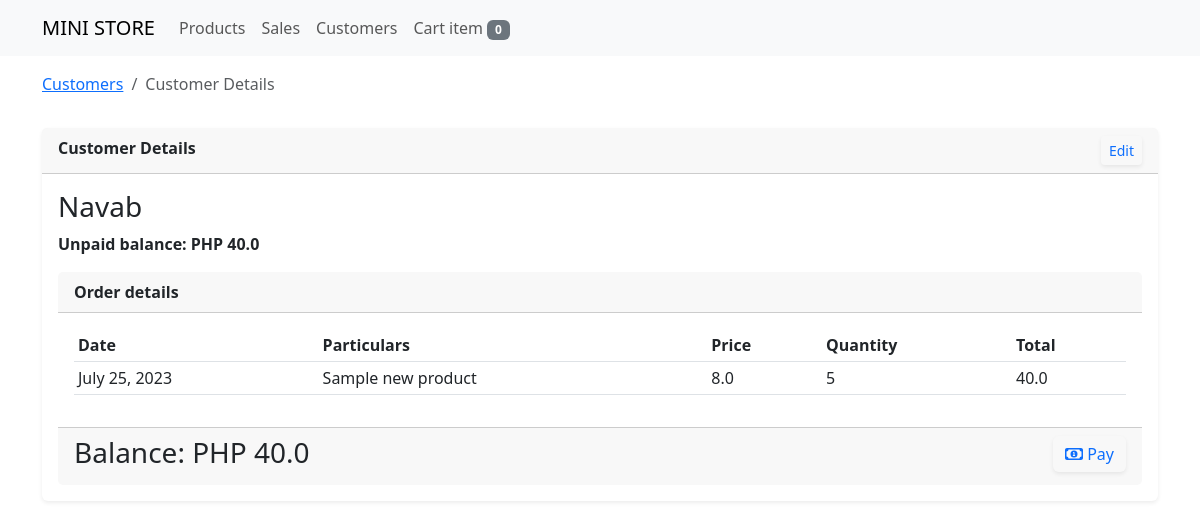
Screenshot of /customers/details/3756CBE65C37 with the database file from the repository.
### store/models.py (models this page shows, shortened)
class Customer(models.Model):
    customer_id = models.CharField(max_length=12, unique=True, blank=True, null=True)
    name = models.CharField(max_length=200, unique=True)
    contact = models.CharField(max_length=20, blank=True, null=True)
    is_active = models.BooleanField(default=True)

class OrderTransaction(models.Model):
    order_id = models.CharField(max_length=12, unique=True)
    customer = models.ForeignKey(Customer, on_delete=models.CASCADE)
    product = models.ForeignKey(Product, on_delete=models.CASCADE)
    price = models.FloatField()
    quantity = models.PositiveIntegerField()
    total_amount = models.FloatField()
    is_paid = models.BooleanField(default=False)
    created = models.DateTimeField(auto_now_add=True)
    @property
    def get_cost(self):
        cost = self.price * self.quantity
        return cost

class TimeStampedModel(models.Model):
    created = models.DateTimeField(auto_now_add=True)
    updated = models.DateTimeField(auto_now=True)
    class Meta:
        ordering = ('-updated','-created')

class Product(TimeStampedModel):
    user = models.ForeignKey(User, on_delete=models.CASCADE)
    bar_code = models.CharField(max_length=20, unique=True)
    name = models.CharField(max_length=200)
    category = models.ForeignKey(Category, on_delete=models.CASCADE, blank=True, null=True)
    cost = models.FloatField()
    price = models.FloatField()
    quantity = models.IntegerField()
    image = models.ImageField(upload_to=image_directory_path, blank=True, null=True)

### store/views/customer_view.py (the view)
# urls.py: path('customers/details/<customer_id>', customer_detail_view, name='customer_details'),
def customer_detail_view(request, customer_id):
    customer = get_object_or_404(Customer, customer_id=customer_id)
    unpaid_orders = OrderTransaction.objects.filter(customer=customer).filter(is_paid=False)
    total_unpaid_orders = unpaid_orders.aggregate(total_unpaid=(Sum(F('price') * F('quantity'))))
    cart = Cart(request)
    cart_items = cart.__len__()
    context = {
        'title': 'customer details',
        'customer': customer,
        'cart_items': cart_items,
        'unpaid_orders': unpaid_orders,
        'total_unpaid_orders': total_unpaid_orders['total_unpaid']
    }
    return render(request, 'customer_detail_view.html', context)

### store/cartitem.py (called while the page is built)
    def __len__(self):
        return sum(item['quantity'] for item in self.cart.values())

### store/templates/customer_detail_view.html (shortened to what this page needs)
{% extends 'base.html' %}
{% block content %}
<div class="row">
    <div class="col-sm-12 mt-3">
      <nav aria-label="breadcrumb">
        <ol class="breadcrumb">
          <li class="breadcrumb-item" aria-current="page"><a href="{% url 'store:customer_view' %}">Customers</a></li>
          <li class="breadcrumb-item active" aria-current="page">{{title|title}}</li>
        </ol>
      </nav>
    </div>
</div>
<div class="row">
    <div class="col-sm-12">
        <div class="card border-0 shadow-sm mt-3">
            <div class="card-header">
                <strong>{{title|title}}</strong>
                <a href="" class="btn btn-outline-primary btn-sm border-0 shadow-sm float-end" data-bs-toggle="modal" data-bs-target="#updateCustomer">Edit</a>
            </div>
            <div class="card-body">
                <h3>{{ customer.name|title }}</h3>
                <strong>Unpaid balance: PHP {% if total_unpaid_orders %}{{ total_unpaid_orders }}{% else %}0.0{% endif %}</strong>
                {% if unpaid_orders %}
                <div class="card border-0 mt-3">
                    <div class="card-header">
                        <strong>Order details</strong>
                    </div>
                    <div class="card-body">
                        <table class="table table-sm" id="myTable">
                            <thead>
                                <tr>
                                    <th>Date</th>
                                    <th>Particulars</th>
                                    <th>Price</th>
                                    <th>Quantity</th>
                                    <th>Total</th>
                                </tr>
                            </thead>
                            <tbody>
                                {% for item in unpaid_orders %}
                                <tr>
                                    <td>{{ item.created|date }}</td>
                                    <td>{{ item.product.name }}</td>
                                    <td>{{ item.price }}</td>
                                    <td>{{ item.quantity }}</td>
                                    <td>{{ item.get_cost }}</td>
                                </tr>
                                {% endfor %}
                            </tbody>
                        </table>
                    </div>
                    <div class="card-footer">
                        <a class="btn btn-outline-primary border-0 shadow-sm float-end" data-bs-toggle="modal" data-bs-target="#payBalance"><i class="fa-regular fa-money-bill-1"></i> Pay</a>
                        <h3>Balance: PHP {% if total_unpaid_orders %}{{ total_unpaid_orders }}{% else %}0.0{% endif %}</h3>
                    </div>
                </div>
                {% endif %}
            </div>
        </div>
    </div>
</div>
{% endblock %}

### rows the page displays
Customer: name "Navab"
OrderTransaction: created "July 25, 2023", product.name "Sample new product", price "8.0", quantity "5", get_cost "40.0"

### other values shown
{{ cart_items }} "0"
{{ title|title }} "Customer Details"
{{ total_unpaid_orders }} "40.0"
